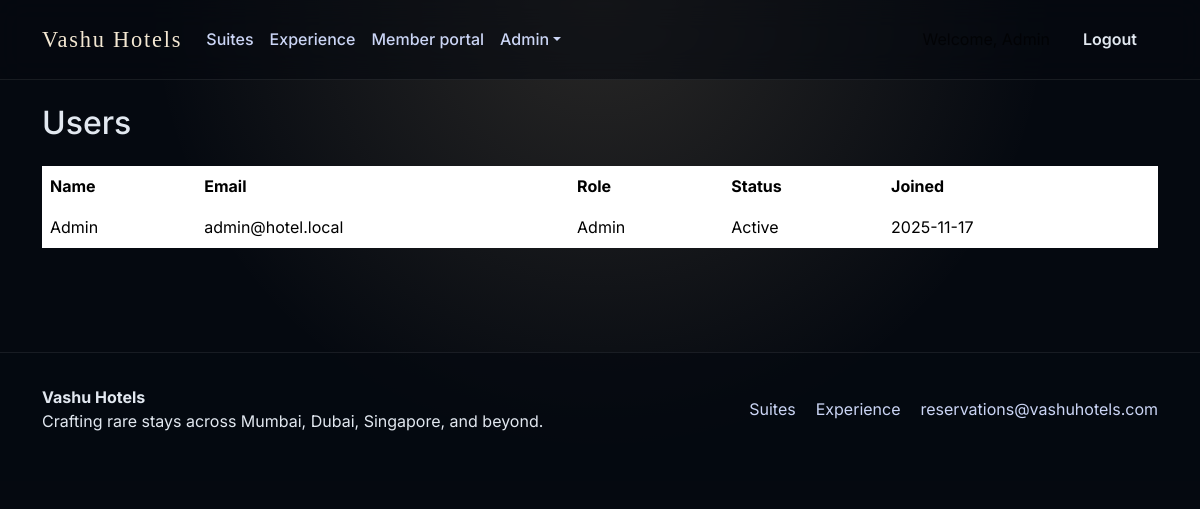
The app's page /admin/users (signed in) with its own data.
### app/models.py (models this page shows, shortened)
class User(UserMixin, db.Model):
    id = db.Column(db.Integer, primary_key=True)
    name = db.Column(db.String(120), nullable=False)
    email = db.Column(db.String(120), unique=True, nullable=False)
    password_hash = db.Column(db.String(255), nullable=False)
    is_admin = db.Column(db.Boolean, default=False)
    is_active = db.Column(db.Boolean, default=True)
    created_at = db.Column(db.DateTime, default=datetime.utcnow)
    bookings = db.relationship("Booking", back_populates="user", cascade="all, delete")

### app/admin.py (the view)
@bp.route("/users")
def users():
    users = User.query.order_by(User.created_at.desc()).all()
    return render_template("admin/users.html", users=users)

### app/admin.py (called while the page is built)
@bp.before_request
def before_request():
    if not current_user.is_authenticated:
        return redirect(url_for("auth.login"))
    if not current_user.is_admin:
        abort(403)

### app/assets.py (called while the page is built)
def get_room_images_dir() -> Path:
    return Path(__file__).resolve().parent.parent / "static" / "images"

def list_room_images() -> list[str]:
    images_dir = get_room_images_dir()
    if not images_dir.exists():
        return []
    return sorted(
        [
            path.name
            for path in images_dir.iterdir()
            if path.is_file() and path.suffix.lower() in ROOM_IMAGE_EXTENSIONS
        ]
    )

### app/auth.py (called while the page is built)
@login_manager.user_loader
def load_user(user_id):
    return User.query.get(int(user_id))

### app/templates/admin/users.html (shortened to what this page needs)
{% extends 'base.html' %}
{% block content %}
<h2 class="mb-4">Users</h2>
<div class="table-responsive">
    <table class="table table-hover">
        <thead>
            <tr>
                <th>Name</th>
                <th>Email</th>
                <th>Role</th>
                <th>Status</th>
                <th>Joined</th>
                <th></th>
            </tr>
        </thead>
        <tbody>
            {% for user in users %}
            <tr>
                <td>{{ user.name }}</td>
                <td>{{ user.email }}</td>
                <td>{{ 'Admin' if user.is_admin else 'Guest' }}</td>
                <td>{{ 'Active' if user.is_active else 'Inactive' }}</td>
                <td>{{ user.created_at.strftime('%Y-%m-%d') }}</td>
                <td>
                </td>
            </tr>
            {% endfor %}
        </tbody>
    </table>
</div>
{% endblock %}

### app/static/css/styles.css (style rules this page uses)
:root { --vh-ink: #0b1727; --vh-ink-soft: #1a2536; --vh-cream: #f4e8d3; --vh-gold: #f6d7a7; --vh-gold-strong: #f0c17b; --vh-muted: #94a3b8; --vh-card: #111827; --vh-border: rgba(255, 255, 255, 0.08); --vh-bg: radial-gradient(circle at top, rgba(246, 215, 167, 0.15), transparent 45%), #050910; --vh-font-display: 'Playfair Display', serif; --vh-font-body: 'Inter', -apple-system, BlinkMacSystemFont, 'Segoe UI', sans-serif; }
body { font-family: var(--vh-font-body); color: #e2e8f0; background: var(--vh-bg); min-height: 100vh; }
.theme-midnight { background: var(--vh-bg); }
.table { color: #e2e8f0; }
.table thead th { border-color: rgba(255, 255, 255, 0.08); }
.table tbody td { border-color: rgba(255, 255, 255, 0.04); }

### records on screen
User: name "Admin", email "admin@hotel.local", is_admin "Admin", is_active "Active", created_at "2025-11-17"
